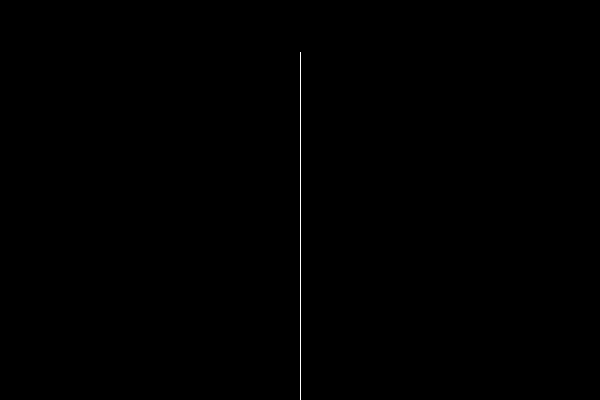
Frame 1 (no input)
Frame 60 (the mouse pressed at the canvas centre just before this capture): identical to frame 1, image omitted
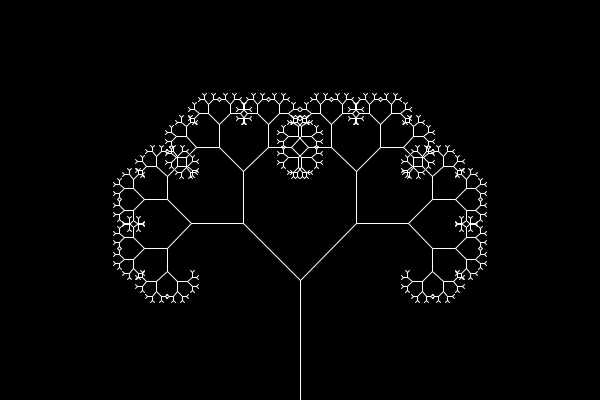
Frame 120 (the mouse held since frame 60 and released just before this capture)

The Processing sketch that drew these frames (run headless with seeded random() and noise(); from frame 60 on, the mouse is pressed at the canvas centre):

// Processing sketch: processing_130965
// ── processing_130965.pde

 
float theta;   

void setup() {
  size(600, 400);
}

void draw() {
  background(0);
  frameRate(30);
  stroke(255);
  float a = (mouseX / (float) width) * 90f;
  theta = radians(a);
  translate(width/2,height);
  line(0,0,0,-120);
  translate(0,-120);
  branch(120);
}

void branch(float h) {
  h *= 0.66;

  if (h > 2) {
    pushMatrix();
    rotate(theta);
    line(0, 0, 0, -h);
    translate(0, -h);
    branch(h);
    popMatrix();
    pushMatrix();
    rotate(-theta);
    line(0, 0, 0, -h);
    translate(0, -h);
    branch(h);
    popMatrix();
  }
}
